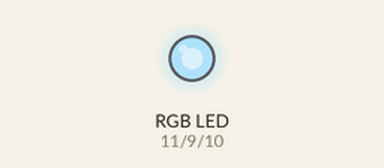
Recording of a sketch running on a simulated Arduino Uno, built with avr-gcc and run on an emulated ATmega328P. Parts: an RGB LED mixed from three pins (HIGH = lit). Dim RGB values are drawn brighter than linear; random numbers use the default seed unless the sketch sets one.

Above: at 0.1 s.
At 5.1 s:
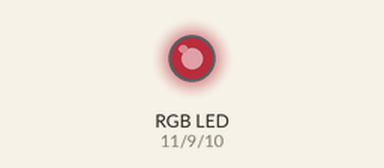
At 9.1 s:
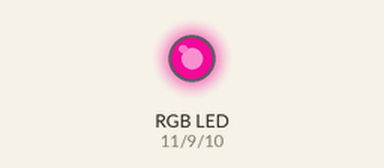
At 19.1 s:
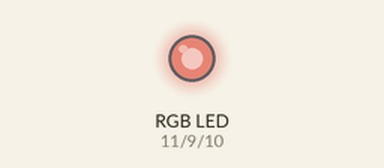
At 29.1 s:
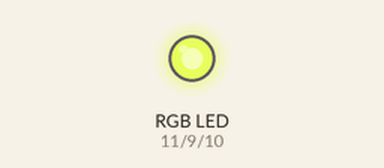
At 39.1 s:
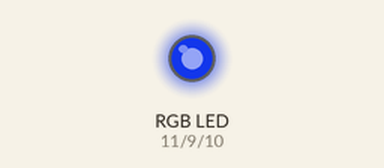
Timing chart, 0 to 40.0 s (numbered marks = the images above):
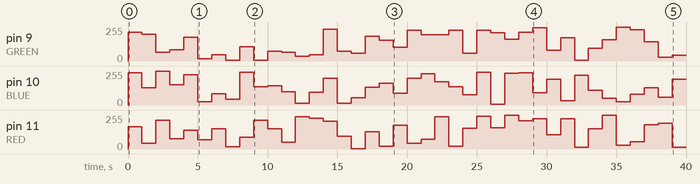

Measured:
- by itself, pin 11 (RED): 0/255 → 167/255 at 0.00 s, → 42/255 1.0 s later, → 216/255 1.0 s later, → 77/255 1.0 s later, … (40 changes in this stretch)
- by itself, pin 9 (GREEN): 0/255 → 217/255 at 0.00 s, → 200/255 1.0 s later, → 67/255 1.0 s later, → 85/255 1.0 s later, … (40 changes in this stretch)
- by itself, pin 10 (BLUE): 0/255 → 241/255 at 0.00 s, → 130/255 1.0 s later, → 254/255 1.0 s later, → 152/255 1.0 s later, … (40 changes in this stretch)

The sketch:

RGB_color.ino
```cpp
const int RED = 11;
const int BLUE = 10;
const int GREEN = 9;
void setup()
{
  pinMode(RED, OUTPUT);
  pinMode(BLUE, OUTPUT);
  pinMode(GREEN, OUTPUT);
}

void loop()
{
  int redvalue =random(256);
  int bluevalue = random(256);
  int greenvalue = random(256);
  analogWrite(RED, redvalue);
  analogWrite(BLUE, bluevalue);
  analogWrite(GREEN, greenvalue);
  delay (1000);
}
```
